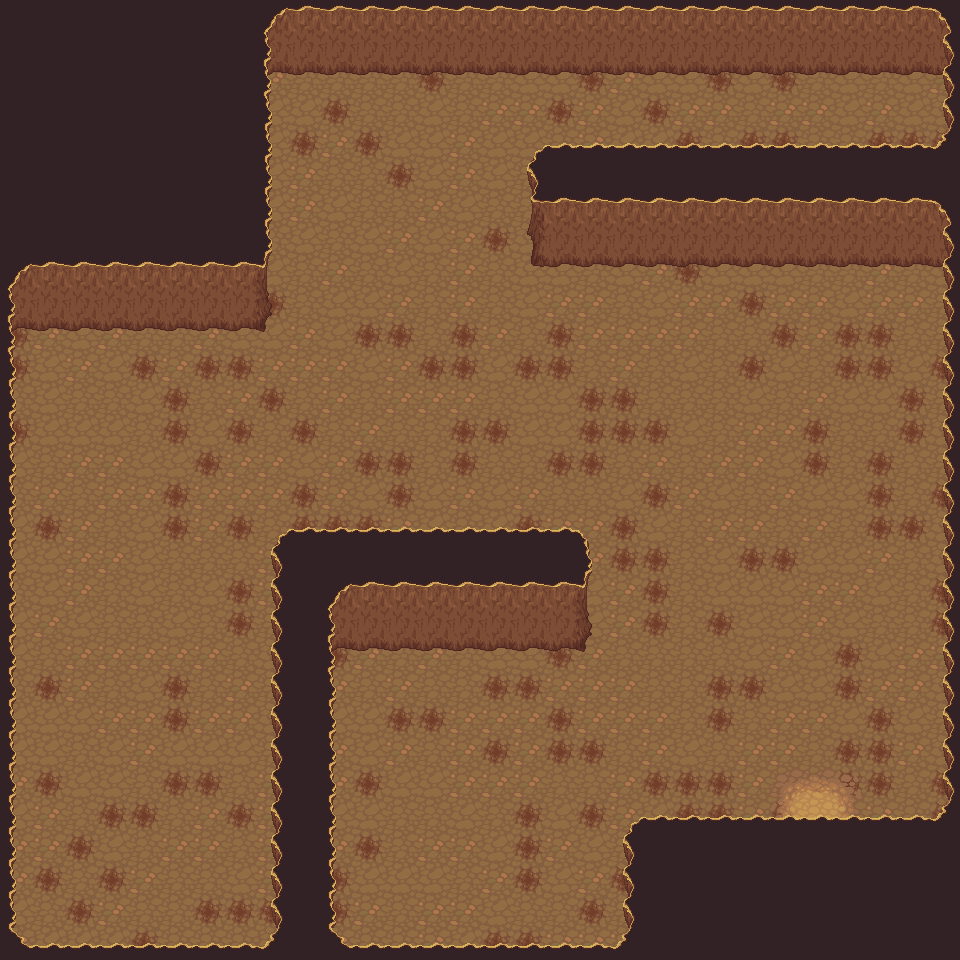

The image is a tile-based game level rendered from a .tmx file. Its description and source (layers, tilesets, objects; grid data summarised) follow:
An orthogonal 30x30 tile map with 32x32 px tiles, 7 tile layers (collision, Tile Layer 3, Tile Layer 4, Tile Layer 5, ...), 4 tilesets and 1 object (tp).

<map version="1.0" orientation="orthogonal" renderorder="right-down" width="30" height="30" tilewidth="32" tileheight="32" nextobjectid="2">
 <properties>
  <property name="ennemy" value="4;2,160,800;3,800,480;3,480,160;3,160,480" />
  <property name="music" value="res/musics/Caves.WAV" />
 </properties>
 <tileset firstgid="1" name="mountains" tilewidth="32" tileheight="32" tilecount="108" columns="12">
  <image source="../tiles/mountains.png" width="384" height="288" />
 </tileset>
 <tileset firstgid="109" name="dirt2" tilewidth="32" tileheight="32" tilecount="18" columns="3">
  <image source="../tiles/dirt2.png" width="96" height="192" />
 </tileset>
 <tileset firstgid="127" name="dirt" tilewidth="32" tileheight="32" tilecount="18" columns="3">
  <image source="../tiles/dirt.png" width="96" height="192" />
 </tileset>
 <tileset firstgid="145" name="tuto-slick2d-037-tuile-logic (1)" tilewidth="32" tileheight="32" tilecount="25" columns="5">
  <image source="../tiles/tuto-slick2d-037-tuile-logic (1).png" width="160" height="160" />
 </tileset>
 <layer name="collision" width="30" height="30">
  <data>[900 cells, 182 non-empty, 12 distinct tile ids]</data>
 </layer>
 <layer name="Tile Layer 3" width="30" height="30">
  <data>[900 cells, 860 non-empty, 4 distinct tile ids]</data>
 </layer>
 <layer name="Tile Layer 4" width="30" height="30">
  <data>[900 cells, 423 non-empty, 30 distinct tile ids]</data>
 </layer>
 <layer name="Tile Layer 5" width="30" height="30">
  <data>[900 cells, 3 non-empty, 1 distinct tile ids]</data>
 </layer>
 <layer name="Tile Layer 6" width="30" height="30">
  <data>[900 cells, 0 non-empty, 0 distinct tile ids]</data>
 </layer>
 <layer name="Tile Layer 7" width="30" height="30">
  <data>[900 cells, 0 non-empty, 0 distinct tile ids]</data>
 </layer>
 <layer name="Tile Layer 7" width="30" height="30">
  <data>[900 cells, 0 non-empty, 0 distinct tile ids]</data>
 </layer>
 <objectgroup name="tp" width="30" height="30">
  <object id="1" type="tp" x="779" y="801" width="72" height="16">
   <properties>
    <property name="destMap" value="res/maps/map_2.tmx" />
    <property name="destX" value="320" />
    <property name="destY" value="1504" />
   </properties>
  </object>
 </objectgroup>
</map>
